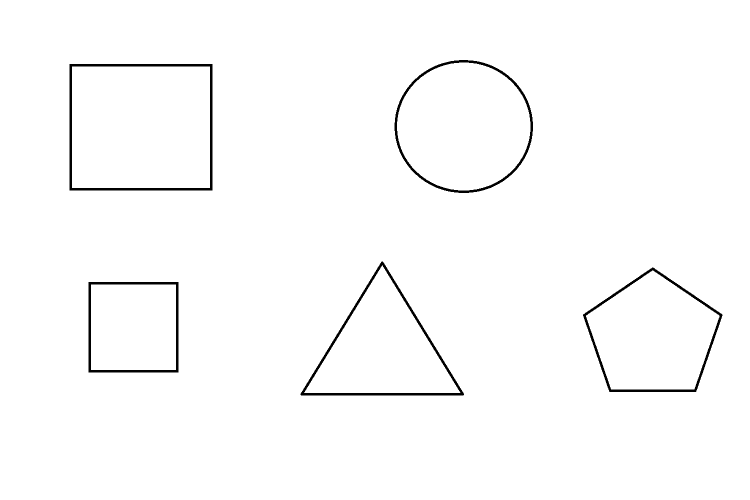
#> input picture objectdetection/code/shapes2.png, 1500 x 1000 px (shown at 1/2 size)
$ python main.py
#> lines starting #> are read from the running program, lines starting #| are printed output that depends on the picture; after the words box and inside, x2 and y2 are one past the last pixel; in counts of white or black regions, pixels touching at a corner belong together


import cv2
import numpy as np
img = cv2.imread('shapes2.png')
#> img is the input picture: shape (1000, 1500, 3); 98.5% white; 5 black regions, box (x1, y1, x2, y2) and area: (139, 128, 425, 381) 5290, (601, 523, 928, 791) 4692, (789, 120, 1066, 386) 4167, (1166, 535, 1445, 784) 4104, (177, 564, 357, 745) 3510
resizeImg = cv2.resize(img,(1080,720))
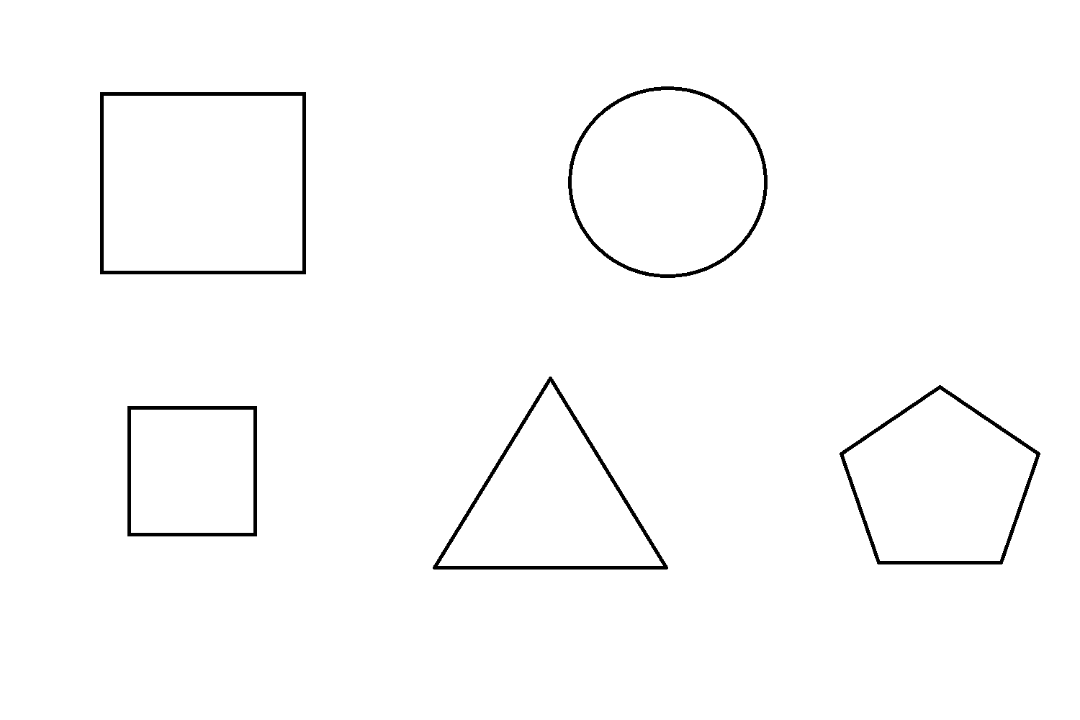
#> resizeImg: shape (720, 1080, 3); min 0, max 255, mean 251.3

grayImg = cv2.cvtColor(resizeImg,cv2.COLOR_BGR2GRAY)


_, thresh = cv2.threshold(grayImg,150,255,cv2.THRESH_BINARY)
#> thresh: shape (720, 1080); 98.5% white; 5 black regions

contours, _ = cv2.findContours(thresh,cv2.RETR_TREE,cv2.CHAIN_APPROX_NONE)
#> contours = 11 contours; largest, box (x1, y1, x2, y2) and area: (0, 0, 1080, 720) 775801, (99, 91, 307, 275) 37879, (104, 96, 302, 271) 34278, (567, 85, 769, 279) 30300, (572, 90, 764, 274) 27495

for contour in  contours:
    approx = cv2.approxPolyDP(contour,0.01* cv2.arcLength(contour,True), True)
    cv2.drawContours(resizeImg,[approx],0,(199,89,200),3)

    x = approx.ravel()[0]
    y = approx.ravel()[1] - 10
    if len(approx) == 3:
     cv2.putText(resizeImg,"Triangle",(x,y),cv2.FONT_HERSHEY_COMPLEX,0.6,(0,200,0))

    if len(approx) == 5:
     cv2.putText(resizeImg,"Pentagan",(x,y),cv2.FONT_HERSHEY_COMPLEX,0.6,(0,200,0))

    if len(approx) == 4:
     x1,y1,w,h = cv2.boundingRect(approx)
     measureValue = float(w)/ h

     if 0.95 <= measureValue<=1.05:
         cv2.putText(resizeImg, "Square", (x, y), cv2.FONT_HERSHEY_COMPLEX, 0.6, (0, 200, 0))
     else:
        cv2.putText(resizeImg, "Rectangle", (x, y), cv2.FONT_HERSHEY_COMPLEX,0.6,(0,200,0))
    if len(approx) == 8:
     cv2.putText(resizeImg,"Octogon",(x,y),cv2.FONT_HERSHEY_COMPLEX,0.6,(0,200,0))
    if len(approx) > 8:
     cv2.putText(resizeImg,"Circle",(x,y),cv2.FONT_HERSHEY_COMPLEX,0.6,(0,200,0))
#> this loop made 11 passes
#> (approx, x, y, x1, y1, w, h, measureValue) on passes 1, 2, 3, 8, 9: ([[0, 0], [0, 719], [1079, 719], [1079, 0]], 0, -10, 0, 0, 1080, 720, 1.5), ([[126, 406], [256, 405], [257, 535], [127, 536]], 126, 396, 126, 405, 132, 132, 1), ([[131, 410], [131, 532], [252, 532], [252, 410]], 131, 400, 131, 410, 122, 123, 0.992), ([[99, 92], [305, 91], [306, 273], [100, 274]], 99, 82, 99, 91, 208, 184, 1.13), ([[104, 96], [104, 270], [301, 270], [301, 96]], 104, 86, 104, 96, 198, 175, 1.13)
#> (x, y) on passes 4, 5, 10, 11: (838, 443), (844, 444), (646, 77), (646, 82)
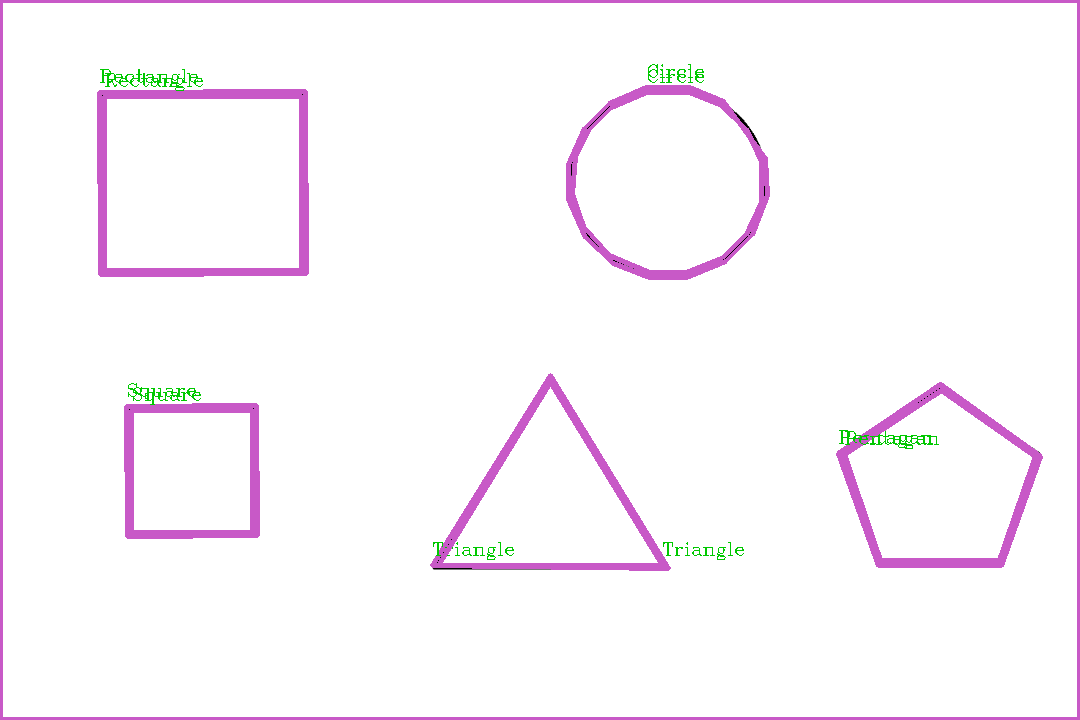
#> resizeImg: shape (720, 1080, 3); 5.27% of pixels changed, all inside (x1, y1, x2, y2) = (0, 0, 1080, 720)


cv2.imshow("SystemImage", resizeImg)
cv2.imshow("Processed Img", thresh)
cv2.waitKey(0)
cv2.destroyAllWindows()
